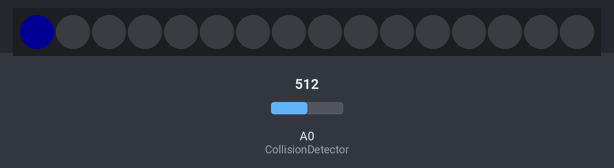
The sketch below on a simulated Arduino Uno, built with avr-gcc and run on an emulated ATmega328P. On the bench: 16 RGB LEDs in strip order, left to right. The inputs (shaded band) are chosen by the test bench; at power-on: A0 (CollisionDetector) = 512. Dim RGB values are drawn brighter than linear.

Above: at 0.01 s.
At 0.41 s:
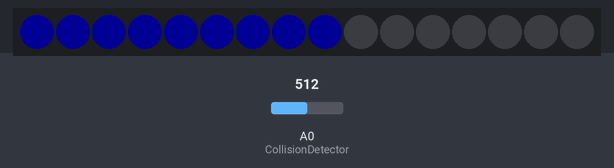
At 0.8 s:
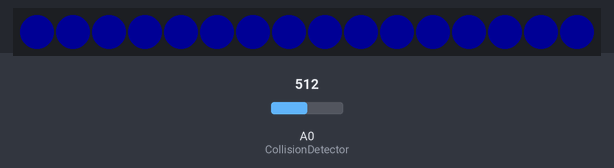

The sketch:

Boost.ino
```cpp
// Author: Maheer Morshed, Ishwarejan Balaratnam
// Date: January 19, 2023
// Description: Program for the power boost component. It stays on until a car goes over it, and then it waits for some time to turn back on
#include <Adafruit_NeoPixel.h>

#define PIN_A 7

#define NUMPIXELS 16

// Establishes the boost component
Adafruit_NeoPixel Boost = Adafruit_NeoPixel(
  NUMPIXELS, PIN_A, NEO_GRB + NEO_KHZ800);


const int CollisionDetector = A0; // Photoresistor to detect a car
const int delayLength = 50;

// Values that the photoresistor readings should fall between to detect a car
const int min_value = 400;
const int max_value = 600;

// Tracks the values the photoresistor reads
int read_value = 0;

void ActivateBoost ()
{
  // Activates each individual light in sequence
  for(int i=0; i<NUMPIXELS;i++) {

  Boost.setPixelColor(i,Boost.Color(0,0,20));
  Boost.show();

  delay(delayLength);

  }
}


void DeactivateBoost ()
{
  Boost.clear ();
  // Deactivates each light in sequence
  for(int i=0; i<NUMPIXELS;i++) {

  Boost.setPixelColor(i,Boost.Color(0,0,0));
  Boost.show();

  delay(delayLength);

  }

  // Makes sure that the boost doesn't do anything until a car gets off of it
  while (read_value > min_value && read_value < max_value)
  {
    read_value = analogRead (CollisionDetector);
  }

  delay (5000);
  ActivateBoost (); // Turns boost back on after 5 seconds
}

void setup() {
  Serial.begin (9600);
  Boost.begin ();
  Boost.show ();
  pinMode (CollisionDetector, INPUT);
  ActivateBoost ();

}

void loop()
{
  read_value = analogRead (CollisionDetector);

  if (read_value > min_value && read_value < max_value) // When the boost detects a car
  {
    delay (1250); // Stays on a bit longer to allow the car to fully go over the boost
    DeactivateBoost ();
  }
}
```

Measured:
- what the display in image 2 shows lasts 1.3 s, from 0.8 s to 2.1 s
